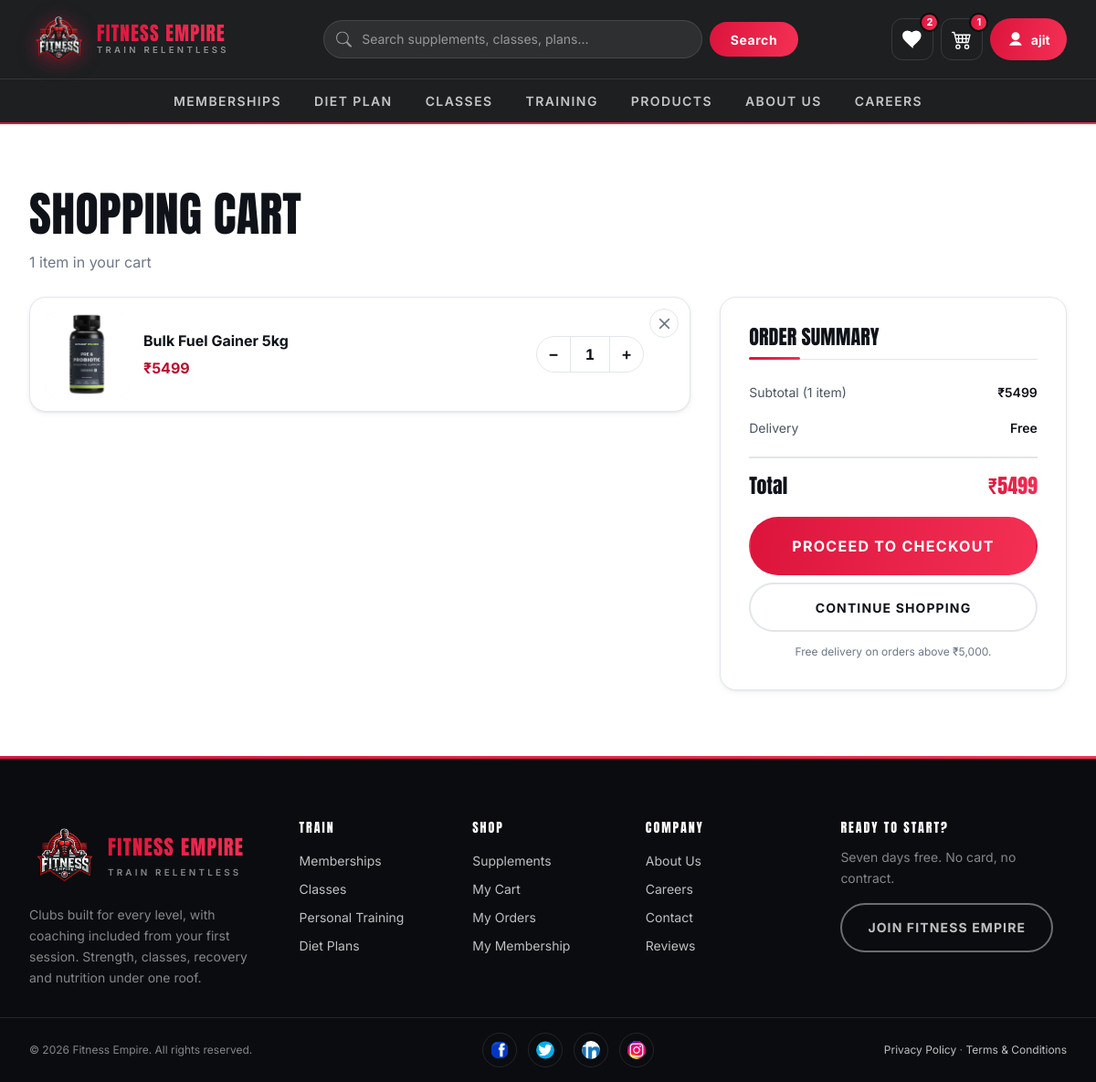
Before: /viewcart/ (signed in) with the older database file.
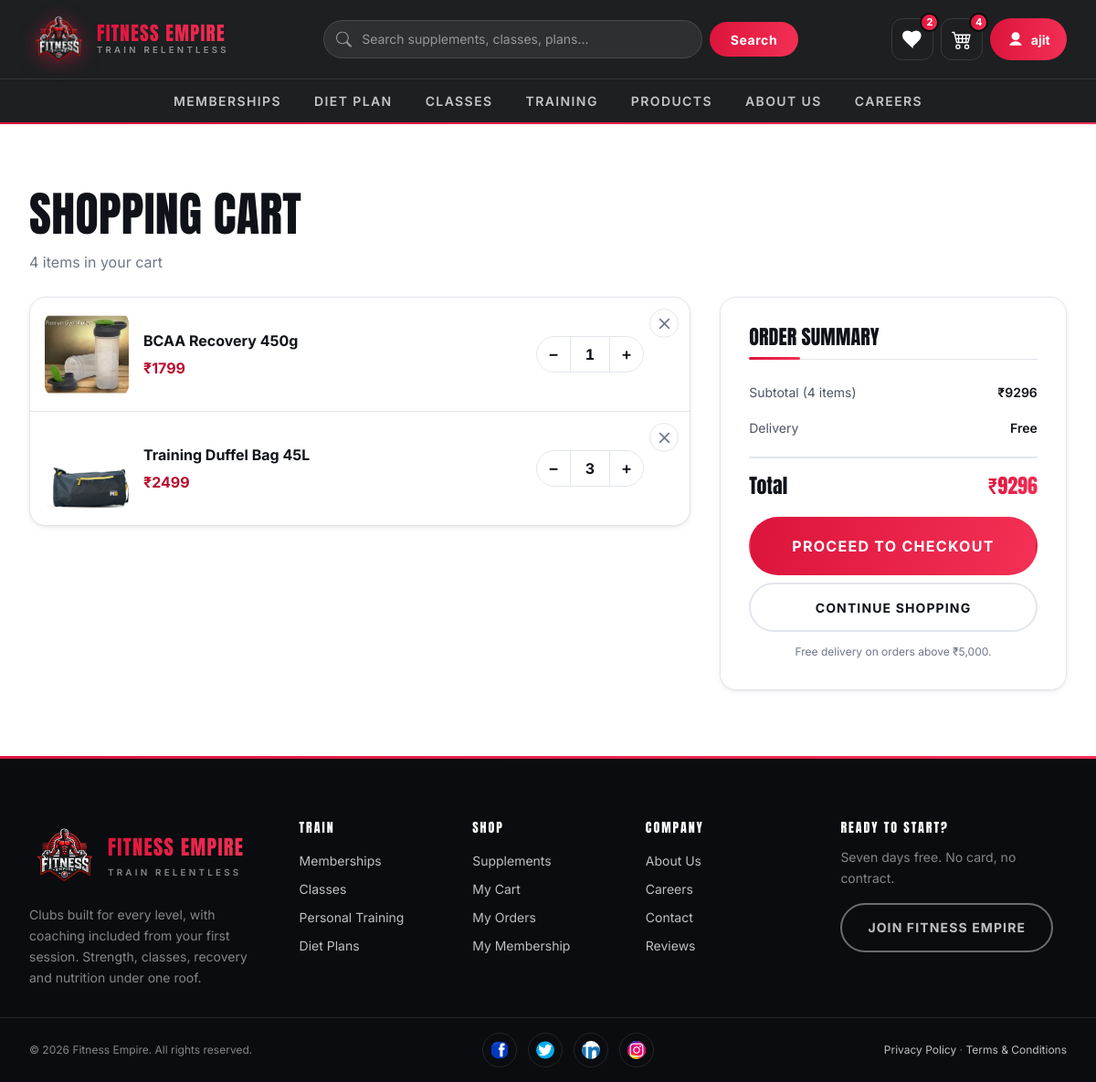
After: the same page with the newer database file.
### FitnessGYM/models.py (models this page shows, shortened)
class cart(models.Model):
    userid=models.ForeignKey(User,on_delete=models.CASCADE,db_column='userid',null=True,blank=True)
    productid=models.ForeignKey(Supplement,on_delete=models.CASCADE,db_column='productid')
    quantity=models.IntegerField(default=1)

class Supplement(models.Model):
    supplementName = models.CharField(max_length=200)
    supplementDescription = models.TextField()
    supplementPrice = models.DecimalField(max_digits=7, decimal_places=2)
    supplementImage = models.ImageField(upload_to='images/', null=True, blank=True)
    supplementRating = models.DecimalField(max_digits=2,decimal_places=1,null=True,blank=True)
    supplementCategory = models.ForeignKey(SupplementCategory, on_delete=models.CASCADE)
    stock = models.PositiveIntegerField(default=25)
    is_deleted=models.BooleanField(default=False)
    delete_details=models.DateTimeField(null=True,blank=True)
    class Meta:
        ordering = ['supplementName']
    @property
    def low_stock(self):
        return 0 < self.stock <= 5

### FitnessGYM/views.py (the view)
# urls.py: path('viewcart/', views.viewcart, name='viewcart'),
@login_required(login_url="login")
def viewcart(request):
    clear_buy_now(request)
    items = list(cart_for(request.user))
    context = {"products": items}
    context.update(cart_totals(items))
    return render(request, "viewcart.html", context)

### FitnessGYM/context_processors.py (called while the page is built)
def cart_summary(request):
    user = getattr(request, "user", None)
    if not user or not user.is_authenticated:
        return {"cart_count": 0, "wishlist_count": 0, "wishlist_ids": set()}
    total = cart.objects.filter(userid=user).aggregate(n=Sum("quantity"))["n"]
    saved = set(
        Wishlist.objects.filter(user=user).values_list("product_id", flat=True)
    )
    return {
        "cart_count": total or 0,
        "wishlist_count": len(saved),
        "wishlist_ids": saved,
    }

### FitnessGYM/views.py (called while the page is built)
def delivery_charge_for(total):
    total = Decimal(total or 0)
    if total <= 0:
        return Decimal("0")
    if total <= 2000:
        return Decimal("120")
    if total <= 5000:
        return Decimal("70")
    return Decimal("0")

def cart_for(user):
    return (
        cart.objects.filter(userid=user)
        .select_related("productid", "productid__supplementCategory")
        .order_by("id")
    )

def cart_totals(items):
    subtotal = sum(
        (row.productid.supplementPrice * row.quantity for row in items),
        Decimal("0"),
    )
    delivery = delivery_charge_for(subtotal)
    return {
        "total": subtotal,
        "delivery_charge": delivery,
        "grand_total": subtotal + delivery,
        "totalCount": sum(row.quantity for row in items),
    }

def clear_buy_now(request):
    if request.session.pop(BUY_NOW_KEY, None) is not None:
        request.session.modified = True

### templates/viewcart.html (shortened to what this page needs)
{% extends "base.html" %}
{% load static %}
{% block page_id %}cart{% endblock %}
{% block 'main' %}
<section class="section">
    <div class="container">
        {% if not products %}
            <div class="empty-state">
                <img src="{% static 'images/emptyCart.svg' %}" alt="" width="200" height="200">
                <h3>Your cart is empty</h3>
                <p>Once you add something, it will show up here and stay put until you check out.</p>
                <a href="{% url 'protien' %}" class="btn">Start Shopping</a>
            </div>
        {% else %}
            <h1>Shopping Cart</h1>
            <p class="muted" style="margin-bottom:var(--sp-5);">
                {{ totalCount }} item{{ totalCount|pluralize }} in your cart
            </p>
            <div class="checkout-layout">
                <div class="card">
                    {% for i in products %}
                    <div class="cart-line cart-line--removable">
                        {% if i.productid.supplementImage %}
                            <img src="{{ i.productid.supplementImage.url }}" alt="{{ i.productid.supplementName }}"
                                 class="cart-line__img" loading="lazy" width="88" height="88">
                        {% else %}
                            <img src="{% static 'images/default-product.png' %}" alt=""
                                 class="cart-line__img" loading="lazy" width="88" height="88">
                        {% endif %}
                        <div>
                            <p class="cart-line__title">
                                <a href="{% url 'cards' i.productid.id %}">{{ i.productid.supplementName }}</a>
                            </p>
                            <p class="cart-line__price">&#8377;{{ i.productid.supplementPrice|floatformat:0 }}</p>
                        </div>
                        <div class="cart-line__side">
                            <div class="qty">
                                <a href="/updateqty/0/{{ i.id }}/" aria-label="Decrease quantity">&minus;</a>
                                <span class="qty__value">{{ i.quantity }}</span>
                                <a href="/updateqty/1/{{ i.id }}/" aria-label="Increase quantity">&plus;</a>
                            </div>
                        </div>
                        <form method="post" action="{% url 'remove' i.id %}" class="cart-line__remove">
                            <button type="submit" class="icon-btn icon-btn--danger"
                                    aria-label="Remove {{ i.productid.supplementName }} from your cart"
                                    title="Remove from cart"
                                    data-confirm="{{ i.productid.supplementName }} will be taken out of your cart. You can add it back at any time."
                                    data-confirm-title="Remove this item?"
                                    data-confirm-ok="Remove"
                                    data-confirm-cancel="Keep it">
                                <svg viewBox="0 0 16 16" aria-hidden="true" focusable="false">
                                    <path d="M1.293 1.293a1 1 0 0 1 1.414 0L8 6.586l5.293-5.293a1 1 0 1 1 1.414 1.414L9.414 8l5.293 5.293a1 1 0 0 1-1.414 1.414L8 9.414l-5.293 5.293a1 1 0 0 1-1.414-1.414L6.586 8 1.293 2.707a1 1 0 0 1 0-1.414"/>
                                </svg>
                            </button>
                        </form>
                    </div>
                    {% endfor %}
                </div>
                <aside class="panel summary">
                    <h2 class="panel__title">Order Summary</h2>
                    <div class="summary__row">
                        <span>Subtotal ({{ totalCount }} item{{ totalCount|pluralize }})</span>
                        <span>&#8377;{{ total|floatformat:0 }}</span>
                    </div>
                    <div class="summary__row">
                        <span>Delivery</span>
                        <span>{% if delivery_charge == 0 %}Free{% else %}&#8377;{{ delivery_charge|floatformat:0 }}{% endif %}</span>
                    </div>
                    <div class="summary__total">
                        <span>Total</span>
                        <span>&#8377;{{ grand_total|floatformat:0 }}</span>
                    </div>
                    <a href="{% url 'checkout' %}" class="btn btn--block btn--lg">Proceed to Checkout</a>
                    <a href="{% url 'protien' %}" class="btn btn--ghost btn--block" style="margin-top:var(--sp-2);">Continue Shopping</a>
                    <p class="summary__note">Free delivery on orders above &#8377;5,000.</p>
                </aside>
            </div>
        {% endif %}
    </div>
</section>
{% endblock 'main' %}

### templates/base.html (shortened to what this page needs)
{% load static %}<!DOCTYPE html>
<html lang="en" class="no-js">
<head>
    <link rel="stylesheet" href="{% static 'css/theme.css' %}">
</head>
<body class="page-{% block page_id %}default{% endblock %}">
    {% include "navbar.html" %}
    <main class="site-main" id="main">
        {% block 'main' %}{% endblock 'main' %}
    </main>
    {% include "footer.html" %}
</body>
</html>

### templates/navbar.html (shortened to what this page needs)
{% load static %}
<nav class="nav" data-nav aria-label="Main">
    <div class="nav__bar">
        <a href="{% url 'home' %}" class="nav__logo" aria-label="Fitness Empire home">
            <img src="{% static 'img/logo_fitness_empire-removebg-preview.webp' %}"
                 alt="" width="62" height="62">
            <span class="nav__wordmark">
                <b>Fitness Empire</b>
                <span>Train Relentless</span>
            </span>
        </a>
        <form method="GET" action="{% url 'searchdata' %}" class="nav__search" role="search">
            <div class="nav__search-field">
                <svg viewBox="0 0 16 16" aria-hidden="true" focusable="false">
                    <path d="M11.742 10.344a6.5 6.5 0 1 0-1.397 1.398h-.001q.44.58.98 1.12l3.85 3.85a1 1 0 0 0 1.415-1.414l-3.85-3.85a7 7 0 0 0-1.12-.98zM12 6.5a5.5 5.5 0 1 1-11 0 5.5 5.5 0 0 1 11 0"/>
                </svg>
                <input type="search" id="nav-search" name="query" value="{{ query|default:'' }}"
                       placeholder="Search supplements, classes, plans..." autocomplete="off">
            </div>
            <button type="submit">Search</button>
        </form>
        <div class="nav__actions">
            <a href="{% url 'wishlist' %}" class="nav__cart nav__wish" aria-label="View wishlist">
                <svg viewBox="0 0 16 16" aria-hidden="true" focusable="false">
                    <path d="M8 14.25 6.84 13.2C2.72 9.47.5 7.46.5 5A3.5 3.5 0 0 1 4 1.5c1.36 0 2.66.63 3.5 1.64A4.66 4.66 0 0 1 11 1.5 3.5 3.5 0 0 1 14.5 5c0 2.46-2.22 4.47-6.34 8.2z"/>
                </svg>
                <span class="nav__cart-count{% if not wishlist_count %} is-empty{% endif %}"
                      data-wishlist-count>{{ wishlist_count|default:0 }}</span>
            </a>
            <a href="{% url 'viewcart' %}" class="nav__cart" aria-label="View cart">
                <span class="nav__cart-count{% if not cart_count %} is-empty{% endif %}"
                      data-cart-count>{{ cart_count|default:0 }}</span>
            </a>
            <div class="account" data-account>
                <button type="button" class="account__toggle" aria-expanded="false" aria-haspopup="true">
                    <svg viewBox="0 0 16 16" aria-hidden="true" focusable="false">
                        <path d="M8 9a4 4 0 1 0 0-8 4 4 0 0 0 0 8zM2 14s1-4 6-4 6 4 6 4H2z"/>
                    </svg>
                    <span class="account__name">{% if user.is_authenticated %}{{ user.username }}{% else %}Sign in{% endif %}</span>
                </button>
            </div>
        </div>
    </div>
    <div class="nav__menu" id="nav-menu">
        <div class="nav__menu-inner">
            <a href="{% url 'membershipannual' %}">Memberships</a>
            <a href="{% url 'dietplan' %}">Diet Plan</a>
            <a href="{% url 'all_classes' %}">Classes</a>
            <a href="{% url 'training' %}">Training</a>
            <a href="{% url 'protien' %}">Products</a>
            <a href="{% url 'aboutus' %}">About us</a>
            <a href="{% url 'careers' %}">Careers</a>
        </div>
    </div>
</nav>

### templates/footer.html
{% load static %}
<footer class="footer">
    <div class="footer__top">
        <div class="footer__brand">
            <div class="footer__brand-lockup">
                <img src="{% static 'img/logo_fitness_empire-removebg-preview.webp' %}"
                     alt="" width="74" height="74" loading="lazy">
                <span>
                    <b>Fitness Empire</b>
                    <span>Train Relentless</span>
                </span>
            </div>
            <p>
                Clubs built for every level, with coaching included from your first session.
                Strength, classes, recovery and nutrition under one roof.
            </p>
        </div>
        <div class="footer__cols">
            <div>
                <h4>Train</h4>
                <ul>
                    <li><a href="{% url 'membershipannual' %}">Memberships</a></li>
                    <li><a href="{% url 'all_classes' %}">Classes</a></li>
                    <li><a href="{% url 'training' %}">Personal Training</a></li>
                    <li><a href="{% url 'dietplan' %}">Diet Plans</a></li>
                </ul>
            </div>
            <div>
                <h4>Shop</h4>
                <ul>
                    <li><a href="{% url 'protien' %}">Supplements</a></li>
                    <li><a href="{% url 'viewcart' %}">My Cart</a></li>
                    <li><a href="{% url 'myorders' %}">My Orders</a></li>
                    <li><a href="{% url 'profile' %}">My Membership</a></li>
                </ul>
            </div>
            <div>
                <h4>Company</h4>
                <ul>
                    <li><a href="{% url 'aboutus' %}">About Us</a></li>
                    <li><a href="{% url 'careers' %}">Careers</a></li>
                    <li><a href="{% url 'aboutus' %}">Contact</a></li>
                    <li><a href="{% url 'aboutus' %}">Reviews</a></li>
                </ul>
            </div>
        </div>
        <div class="footer__cta">
            <h4>Ready to start?</h4>
            <p>Seven days free. No card, no contract.</p>
            <a href="{% url 'membershipannual' %}" class="btn btn--outline-light">Join Fitness Empire</a>
        </div>
    </div>
    <div class="footer__bottom">
        <div class="footer__bottom-inner">
            <p>&copy; {% now "Y" %} Fitness Empire. All rights reserved.</p>
            <div class="footer__social">
                <a href="#" aria-label="Facebook"><img src="{% static 'img/facebook-logo.webp' %}" alt="" width="20" height="20" loading="lazy"></a>
                <a href="#" aria-label="Twitter"><img src="{% static 'img/twitter-symbol.webp' %}" alt="" width="20" height="20" loading="lazy"></a>
                <a href="#" aria-label="LinkedIn"><img src="{% static 'img/linkedin.webp' %}" alt="" width="20" height="20" loading="lazy"></a>
                <a href="#" aria-label="Instagram"><img src="{% static 'img/insta_logo.webp' %}" alt="" width="20" height="20" loading="lazy"></a>
            </div>
            <p><a href="#">Privacy Policy</a> &middot; <a href="#">Terms &amp; Conditions</a></p>
        </div>
    </div>
</footer>

Changed rows visible on the page:
removed cart: productid.supplementImage (picture), productid.supplementName "Bulk Fuel Gainer 5kg", productid.supplementPrice "5499", quantity "1"
added cart: productid.supplementImage (picture), productid.supplementName "BCAA Recovery 450g", productid.supplementPrice "1799", quantity "1"
added cart: productid.supplementImage (picture), productid.supplementName "Training Duffel Bag 45L", productid.supplementPrice "2499", quantity "3"
Other visible differences:
{{ cart_count|default:0 }}: "1" → "4"
{{ totalCount }}: "1" → "4"
{{ total|floatformat:0 }}: "5499" → "9296"
